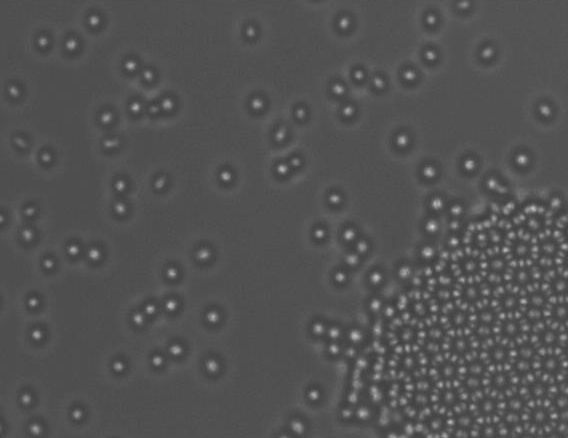
#> input picture data/phase_states/quasi_1.png, 568 x 438 px
$ python example_features.py
#> lines starting #> are read from the running program, lines starting #| are printed output that depends on the picture
### mlpy/mlpy/util.py
import numpy as np

n_comment_dash = 80


# [4 lines left out: function my_comment, not called in this run]


def my_sub_comment(comment_string):
    print('---' + comment_string + '---')


# [17 lines left out: function polyarea_signed, not called in this run]


"""
------------------------------------------------------------------------------------------------------------------------
The following two functions are copied from
https://github.com/jeffmylife/casual/blob/master/Voromap.ipynb

TODO: I need to have a different implementation which removes or
truncates regions which are partially outside the image. But what
to do then if we have a video, particles should not just drop out.
------------------------------------------------------------------------------------------------------------------------
"""

# [92 lines left out: functions voronoi_finite_polygons_2d, voronoi_polygons, not called in this run]

### mlpy/example_features.py
"""
-------------------------------------------------------------------------
Example script for feature extraction and comparison of features
-------------------------------------------------------------------------
Here we show the results of different features calculated from the particle
positions or the images itself. This is to give an initial idea of what the
different features mean to us and how we can use them.

.. moduleauthor:: Michael Barbier <michael@unam.bilkent.edu.tr>
"""

# -------------------------------------------------------------------------
# Import libraries
# -------------------------------------------------------------------------
import cv2 as cv
import os
import numpy as np
import matplotlib.pyplot as plt
import pandas as pd
from matplotlib.ticker import NullFormatter
from sklearn import manifold, datasets
from scipy.spatial import Voronoi, voronoi_plot_2d
from scipy.spatial import Delaunay
from time import time
import argparse

# Personal modules
from mlpy import util, detection, mio, plots, patterns as pr

# Reload personal modules (see: https://docs.python.org/3.8/tutorial/modules.html)
import importlib
importlib.reload(util)
importlib.reload(mio)
importlib.reload(plots)
importlib.reload(detection)
importlib.reload(pr)

# Print the OpenCV version for debugging
print(cv.__version__)


# -------------------------------------------------------------------------

"""
# -------------------------------------------------------------------------
# Script
# -------------------------------------------------------------------------
"""


util.my_comment('Load image with crystal (hexagonal) and gaseous state')
data_folder = '../data/phase_states'
mask_folder = '../data/phase_states/mask'
image_name = 'quasi_1.png'
#image_name = 'hexa_gaseous.png'
im = cv.imread(os.path.join(data_folder, image_name), 0)
#> im is the input picture: shape (438, 568); min 61, max 206, mean 83.2
mask_gt = cv.imread(os.path.join(mask_folder, image_name), 0)
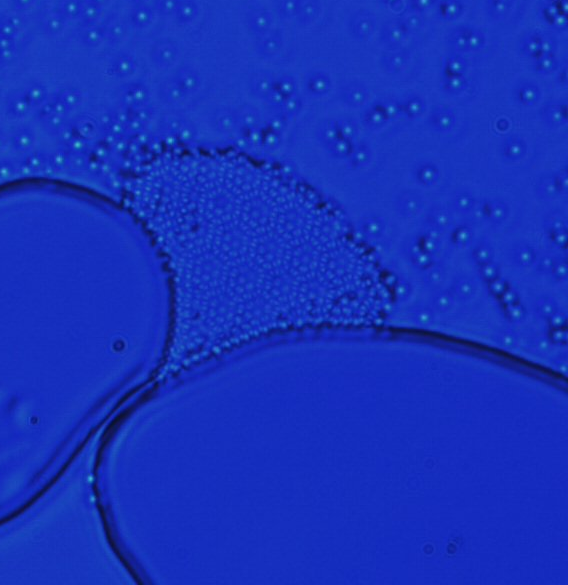
#> input picture data/quasi_1.png, 568 x 585 px, found by its file name
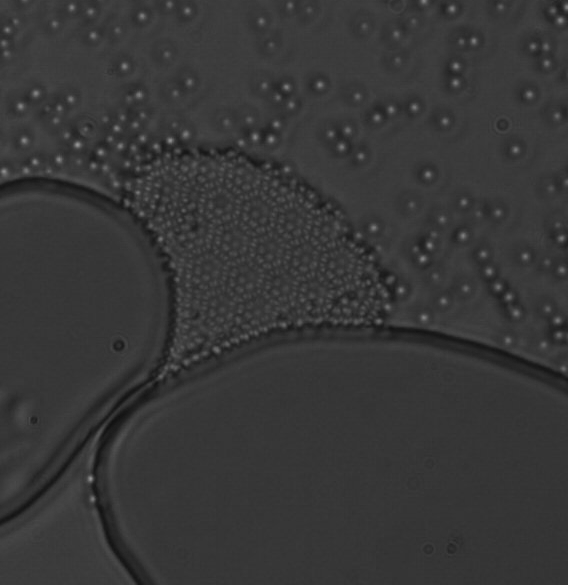
#> mask_gt: shape (585, 568); min 16, max 150, mean 55.5

util.my_comment('Detection of the particles in the image')
saturation_perc = 0.1
radius = 2
is_dark = 0
#> (the run stopped early here; a loop or call above may not have finished)
